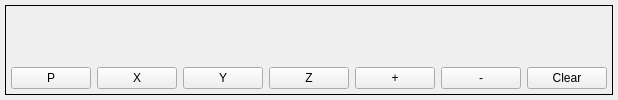
            <widget class="QWidget" name="tab_3">
             <attribute name="title">
              <string>Backplot</string>
             </attribute>
             <layout class="QGridLayout" name="gridLayout_4">
              <property name="leftMargin">
               <number>5</number>
              </property>
              <property name="topMargin">
               <number>5</number>
              </property>
              <property name="rightMargin">
               <number>5</number>
              </property>
              <property name="bottomMargin">
               <number>5</number>
              </property>
              <item row="0" column="0">
               <widget class="QFrame" name="gridFrame">
                <property name="frameShape">
                 <enum>QFrame::Box</enum>
                </property>
                <layout class="QGridLayout" name="gridLayout_3">
                 <property name="leftMargin">
                  <number>5</number>
                 </property>
                 <property name="topMargin">
                  <number>5</number>
                 </property>
                 <property name="rightMargin">
                  <number>5</number>
                 </property>
                 <property name="bottomMargin">
                  <number>5</number>
                 </property>
                 <item row="1" column="4">
                  <widget class="QPushButton" name="zoomViewOut">
                   <property name="text">
                    <string>+</string>
                   </property>
                  </widget>
                 </item>
                 <item row="1" column="2">
                  <widget class="QPushButton" name="yView">
                   <property name="text">
                    <string>Y</string>
                   </property>
                  </widget>
                 </item>
                 <item row="1" column="5">
                  <widget class="QPushButton" name="zoomViewIn">
                   <property name="text">
                    <string>-</string>
                   </property>
                  </widget>
                 </item>
                 <item row="1" column="6">
                  <widget class="QPushButton" name="clearView">
                   <property name="text">
                    <string>Clear</string>
                   </property>
                  </widget>
                 </item>
                 <item row="1" column="0">
                  <widget class="QPushButton" name="pView">
                   <property name="text">
                    <string>P</string>
                   </property>
                  </widget>
                 </item>
                 <item row="1" column="3">
                  <widget class="QPushButton" name="zView">
                   <property name="text">
                    <string>Z</string>
                   </property>
                  </widget>
                 </item>
                 <item row="0" column="0" colspan="7">
                  <widget class="GcodeBackplot" name="gcodebackplot">
                   <property name="_dtg" stdset="0">
                    <bool>false</bool>
                   </property>
                   <property name="metricUnits">
                    <bool>false</bool>
                   </property>
                  </widget>
                 </item>
                 <item row="1" column="1">
                  <widget class="QPushButton" name="xView">
                   <property name="text">
                    <string>X</string>
                   </property>
                  </widget>
                 </item>
                </layout>
               </widget>
              </item>
             </layout>
            </widget>
